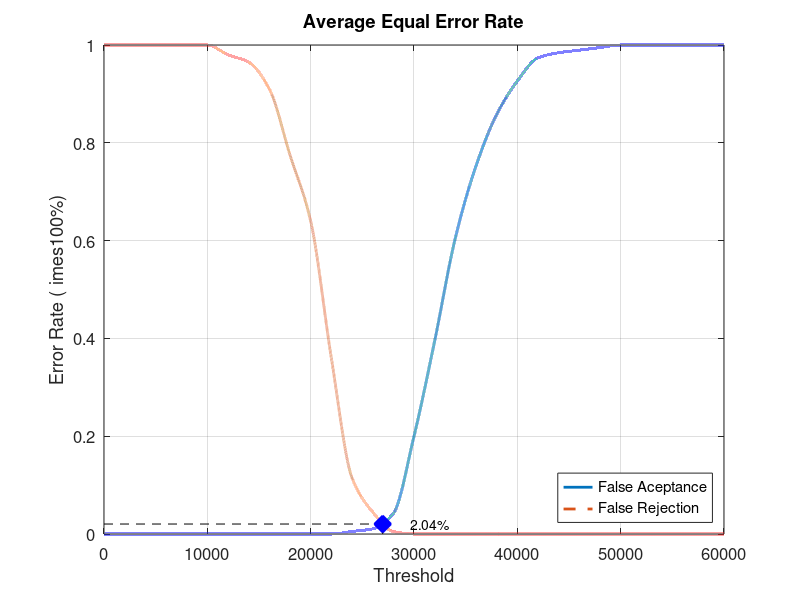
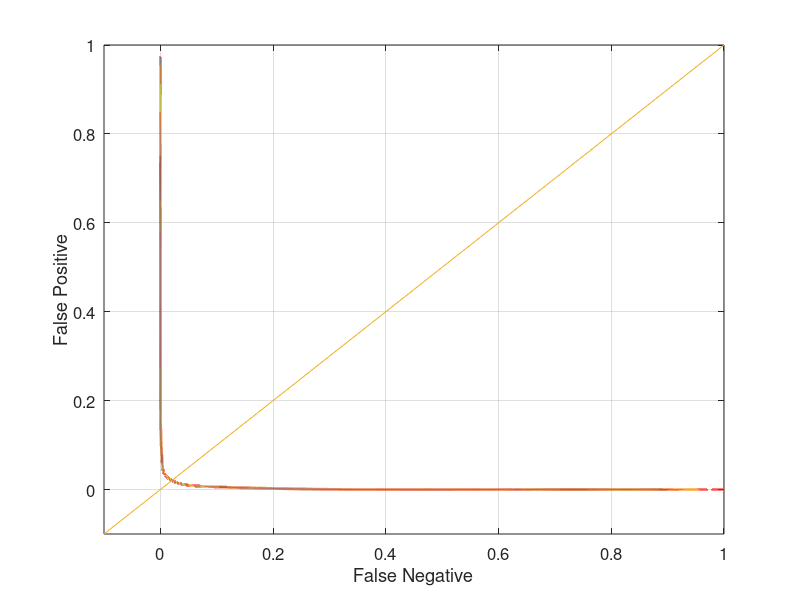

The MATLAB script that drew these images, in order:
close all;
clear;
clc;
x = 0:2000:60000;
xq = 0:0.5:60000;

y0 = [0 0 0 0 0 0 0 0 0 0 0 0 0.00526316 0.0105263 0.0421053 0.2 0.394737 0.605263 0.752632 0.857895 0.926316 0.973684 0.984211 0.989474 0.994737 1 1 1 1 1 1]
yy0 = interp1(x, y0, xq, 'pchip');
y1 = [1 1 1 1 1 1 0.98 0.965 0.91 0.775 0.64 0.36 0.115 0.045 0.005 0 0 0 0 0 0 0 0 0 0 0 0 0 0 0 0]
yy1 = interp1(x, y1, xq, 'pchip');

% Calculating EER: 
y2 = abs(y0 - y1);
find(y2 == min(y2))
yy2 = abs(yy0 - yy1);
xEER = find(yy2 == min(yy2));
xEERIndex = xq(xEER) % X-axis EER
yEER = yy0(xEER) % Y-axis EER

main = figure
plot(xq, yy0,'-','LineWidth', 2);	hold on
plot(xq, yy1,'--','LineWidth', 2);	hold on
plot([xEERIndex xEERIndex], [0 yEER], 'k--');	hold on
plot([0 xEERIndex], [yEER yEER], 'k--');	hold on
plot(xEERIndex, yEER, 'bx', 'LineWidth', 10);	hold on
text(xEERIndex + 10 * xEERIndex / 100, yEER, [num2str(round((10000 * yEER)) / 100) '%'])
legend('False Aceptance', 'False Rejection', 'Location', 'SouthEast')
xlabel('Threshold')
ylabel('Error Rate (	imes100%)')
title('Average Equal Error Rate')
set(gca, 'FontSize', 12)
axis([0 60000 0 1])
grid on

print(main, 'Database3_2Main', '-dpng');
FNRxFPR = figure('Color', [1 1 1]);
plot(yy1, yy0, '-', yy1, yy0, 'LineWidth', 2);
hold on
y = -0.1:0.1:1
plot(y, y); 
set(gca, 'FontSize', 12)
xlabel('False Negative')
ylabel('False Positive')
axis([-0.1 1 -0.1 1])
set(gca, 'FontSize', 12)
grid on

print(FNRxFPR, 'Database3_2FNRxFPR','-dpng');
